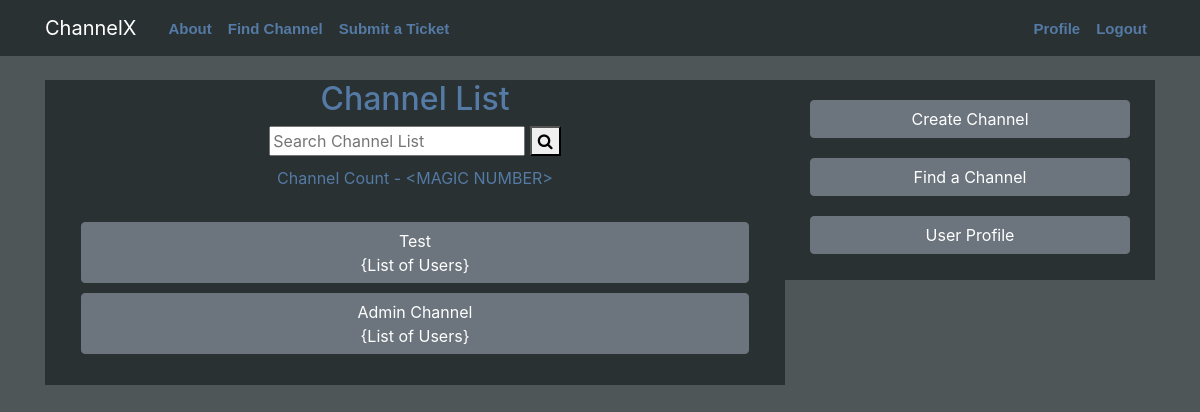
The app's page / (signed in), older data.
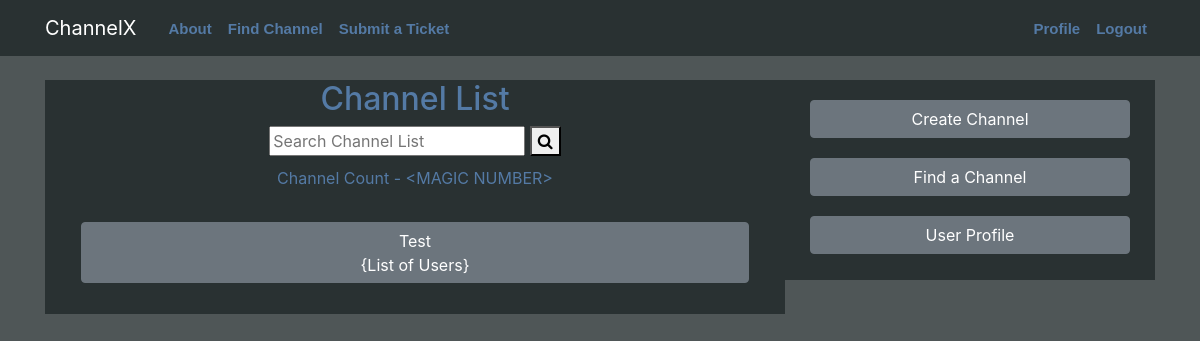
The same page, newer data.
### main/models.py (models this page shows, shortened)
class Channel(models.Model):
    room_name = models.CharField(max_length=30)
    start_life = models.DateField(default=date.today, null=True)
    expire_date = models.DateField(default=date.today, null=True)
    start_quiet_hour = models.TimeField(default=datetime.now, blank=True)
    end_quiet_hour = models.TimeField(default=datetime.now, blank=True)
    room_owner = models.ForeignKey(User, on_delete=models.CASCADE, null=True)

### main/views.py (the view)
# urls.py: path('', ChannelListView.as_view(), name='main-home'),
class ChannelListView(LoginRequiredMixin, ListView):
    model = Channel
    template_name = "main/home.html"
    context_object_name = "channels"

### main/templates/main/home.html (shortened to what this page needs)
{% extends "main/base.html" %}
{% block content %}
{% load static %}
{% load crispy_forms_tags %}
<body>
  <div class="container-fluid">
    <div class="row content">
      <div class="col-8" style="text-align:center; background-color:#293132">
        <h2>Channel List</h2>
        <div>
            <form>
              <input type="text" placeholder="Search Channel List" name="search">
              <button type="submit"><i class="fa fa-search"></i></button>
              <div style="color: #547aa5; padding:10px">Channel Count - &lt;MAGIC NUMBER&gt;</div>
            </form>
        </div>
          <div class="table-wrapper-scroll-y" style="margin: 3%; background-color:#293132">
            {% for channel in channels %}
              <p style='margin:auto; padding:0px 0px 10px 0px'>
                <a href="{% url 'channel-detail' channel.id %}"><button style="padding-bottom: 5px" class='btn btn-secondary btn-block'>{{ channel.room_name }}<br>{List of Users}</button>
              </p>
            {% endfor %}
          </div>
      </div>
      <div class="col-4" style="height:200px; background-color:#293132;">
                <p style='margin:auto; padding:20px 10px 0px 10px'>
                    <a href="{% url 'channel-create' %}"><button class='btn btn-secondary btn-block'>Create Channel</button></a>
                </p>
                <p style='margin:auto; padding:20px 10px 0px 10px'>
                    <a href="{% url 'main-findchannel' %}"><button class='btn btn-secondary btn-block'>Find a Channel</button></a>
                </p>
                <p style='margin:auto; padding:20px 10px 0px 10px'>
                    <a href="{% url 'main-userprofile' %}"><button class='btn btn-secondary btn-block'>User Profile</button></a>
                </p>
            </div>
        </div>
    </div>
</body>
{% endblock content %}

### main/templates/main/base.html (shortened to what this page needs)
{% load static %}
<!DOCTYPE html>
<html lang='en-US'>
<head>
    <link rel="stylesheet" href="https://maxcdn.bootstrapcdn.com/bootstrap/4.0.0/css/bootstrap.min.css">
    <link rel="stylesheet" type="text/css" href="{% static 'main/main.css' %}">
    <link rel="stylesheet" href="https://cdnjs.cloudflare.com/ajax/libs/font-awesome/4.7.0/css/font-awesome.min.css">
</head>
<body>
   <header class="site-header">
        <nav class="navbar navbar-expand-md navbar-dark bg-steel fixed-top">
            <div class="container">
                <a class="navbar-brand mr-4" href="{% url 'main-home' %}">ChannelX</a>
                <div class="collapse navbar-collapse" id="navbarToggle">
                    <div class="navbar-nav mr-auto">
                        <a class="nav-item nav-link" href="{% url 'main-about' %}">About</a>
                        <a class="nav-item nav-link" href="{% url 'main-findchannel' %}">Find Channel</a>
                        <a class="nav-item nav-link" href="{% url 'main-ticketrequest' %}">Submit a Ticket</a>
                    </div>
                    <div class="navbar-nav">
                        {% if user.is_authenticated %}
                            <a class="nav-item nav-link" href="{% url 'main-userprofile' %}">Profile</a>
                            <a class="nav-item nav-link" href="{% url 'logout' %}">Logout</a>
                        {% else %}
                            <a class="nav-item nav-link" href="{% url 'login' %}">Login</a>
                            <a class="nav-item nav-link" href="{% url 'users-register' %}">Register</a>
                        {% endif %}
                    </div>
                </div>
            </div>
        </nav>
    </header>
    <main role="main" class="container">
            {% block content %}{% endblock %}
    </main>
</body>
</html>

### main/static/main/main.css (style rules this page uses)
body { padding:0; background-color: #4f5657; margin-top: 5rem; }
h1, h2, h3, h4, h5, h6 { color: #547aa5; }
.bg-steel { background-color: #293132; }
.site-header .navbar-nav .nav-link { color: #547aa5; font: bold 15px Arial }

Row changes from the older to the newer data that the page shows:
removed Channel: room_name "Admin Channel"
